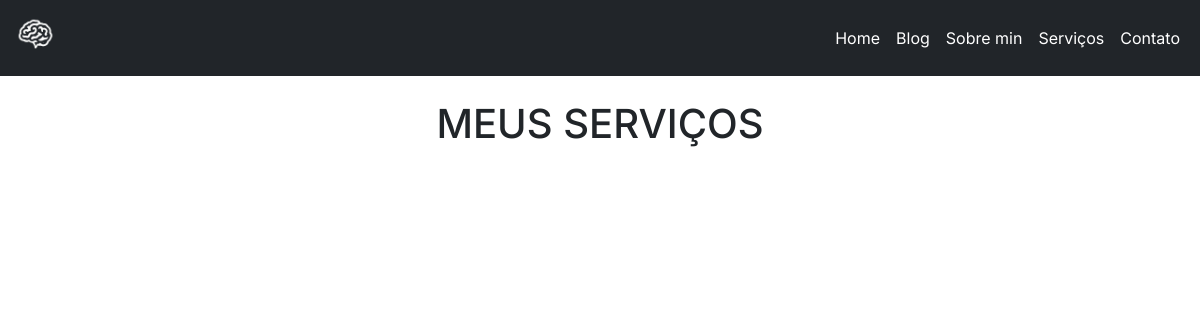
/servicos/, run on an earlier commit of the app's database.
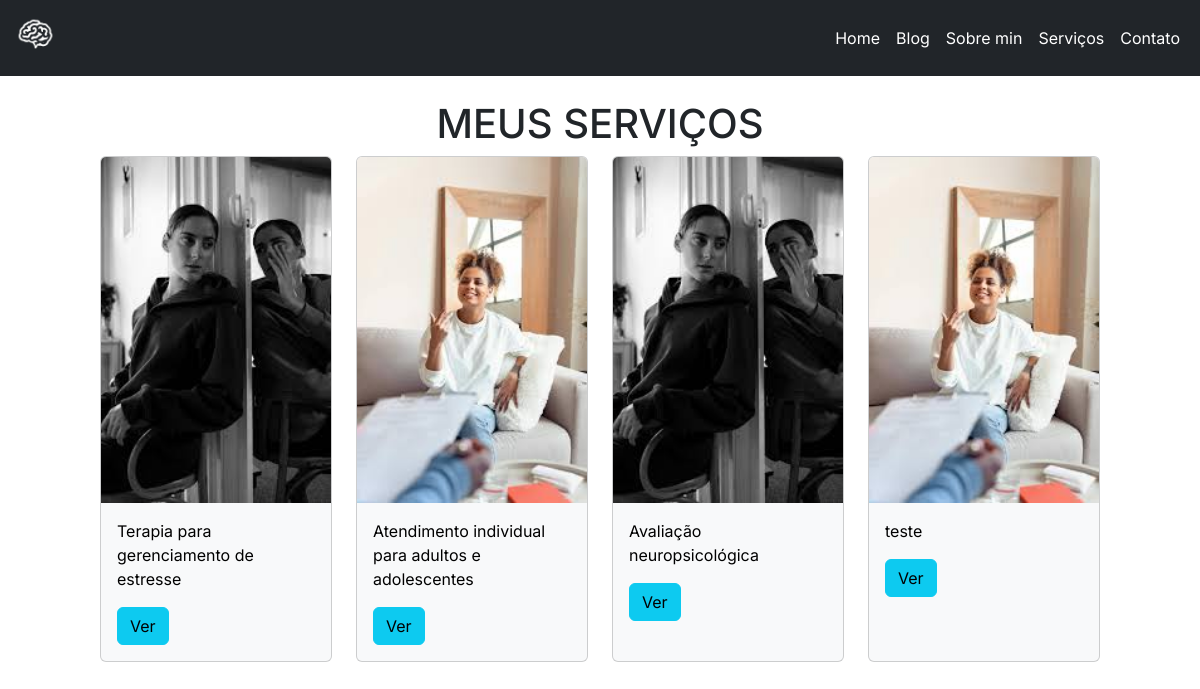
And on a later commit of the database.
### siteweb/models.py (models this page shows, shortened)
class Posts(models.Model):
    title = models.CharField(max_length=100)
    description = models.TextField()
    image = models.ImageField(upload_to='images/')
    create_at = models.DateTimeField(auto_now_add=True)
    class Meta:  # adicionar isso
        verbose_name = 'Post'
        verbose_name_plural = 'Posts'
        ordering = ['id']

### siteweb/views.py (the view)
# urls.py: path('servicos/', views.servicos, name='servicos'),
def servicos(request):
    template_name = 'servicos.html' # template
    posts = Posts.objects.all() # query com todas as postagens
    context = { # cria context para chamar no template
        'posts': posts
        }
    return render(request, template_name, context)

### siteweb/templates/servicos.html (shortened to what this page needs)
{% extends "base.html" %}
{% block conteudo %}
{% load static %}
<link rel="stylesheet" href="{% static '/styles/cssservicos/servicos.css' %}">
<link rel="stylesheet" href="https://cdnjs.cloudflare.com/ajax/libs/font-awesome/6.6.0/css/all.min.css" />
<div class="detalhe ">
    <div>
        <h1 class="text-center">MEUS SERVIÇOS</h1>
        <div class="row row-cols-1 row-cols-sm-2 row-cols-md-3 row-cols-lg-4 g-4">
            {% for post in posts %}
            <div class="col">
                <div class="card h-100 text-bg-light">
                    <img src="{{post.image.url}}" class="card-img-top" alt="{{post.title}}">
                    <div class="card-body">
                        <p class="card-text">{{post.title}}</p>
                        <a class="btn btn-info" href="{% url 'service-detail' post.id %}">Ver</a>
                    </div>
                </div>
            </div>
            {% endfor %}
        </div>
</div>
{% endblock conteudo %}

### siteweb/templates/base.html (shortened to what this page needs)
{% load static %}
<!doctype html>
<html lang="pt-br">
  <head>
    <link href="https://cdn.jsdelivr.net/npm/bootstrap@5.3.3/dist/css/bootstrap.min.css" rel="stylesheet">
    <link rel="stylesheet" href="{% static '/styles/cssbase/base.css' %}">
</head>
  <body>
        <header>
            <nav class="navbar navbar-expand-lg navbar-dark bg-dark fixed-top ">
                <div class="container-fluid">
                <a class="navbar-brand" href="/home/">
                    <img src="/static/IMG/logoN.png " style="height: 50px;">
                </a>
                <div class="collapse navbar-collapse" id="navbarNav">
                    <ul class="navbar-nav ms-auto ">
                    <li class="nav-item">
                        <a class="nav-link active" aria-current="home" href="/home/">Home</a>
                    </li>
                    <li class="nav-item">
                        <a class="nav-link active" href="https://www.psicologalaradias.com.br/blog-da-psicologa/">Blog</a>
                    </li>
                    <li class="nav-item">
                        <a class="nav-link active" aria-current="about" href="/sobre/">Sobre min</a>
                    </li>
                    <li class="nav-item">
                        <a class="nav-link active"  aria-current="services"href="/servicos/">Serviços</a>
                    </li>
                    <li class="nav-item">
                        <a class="nav-link active" aria-current="contact"href="/contato/">Contato</a>
                    </li>
                    </ul>
                </div>
                </div>
            </nav>
        </header>
    {% block conteudo %}
    {% endblock conteudo %}
  </body>
</html>

### static/styles/cssservicos/servicos.css (style rules this page uses)
* { padding: 0; text-decoration: none; font-family: "Inter", sans-serif; list-style: none; scroll-behavior: smooth; }
.detalhe { margin: 100px; padding-top: 0; }

What changed in the data, as far as the page shows it:
added Posts: image (picture), title "Terapia para gerenciamento de estresse"
added Posts: image (picture), title "Atendimento individual para adultos e adolescentes"
added Posts: image (picture), title "Avaliação neuropsicológica"
added Posts: image (picture), title "teste"
